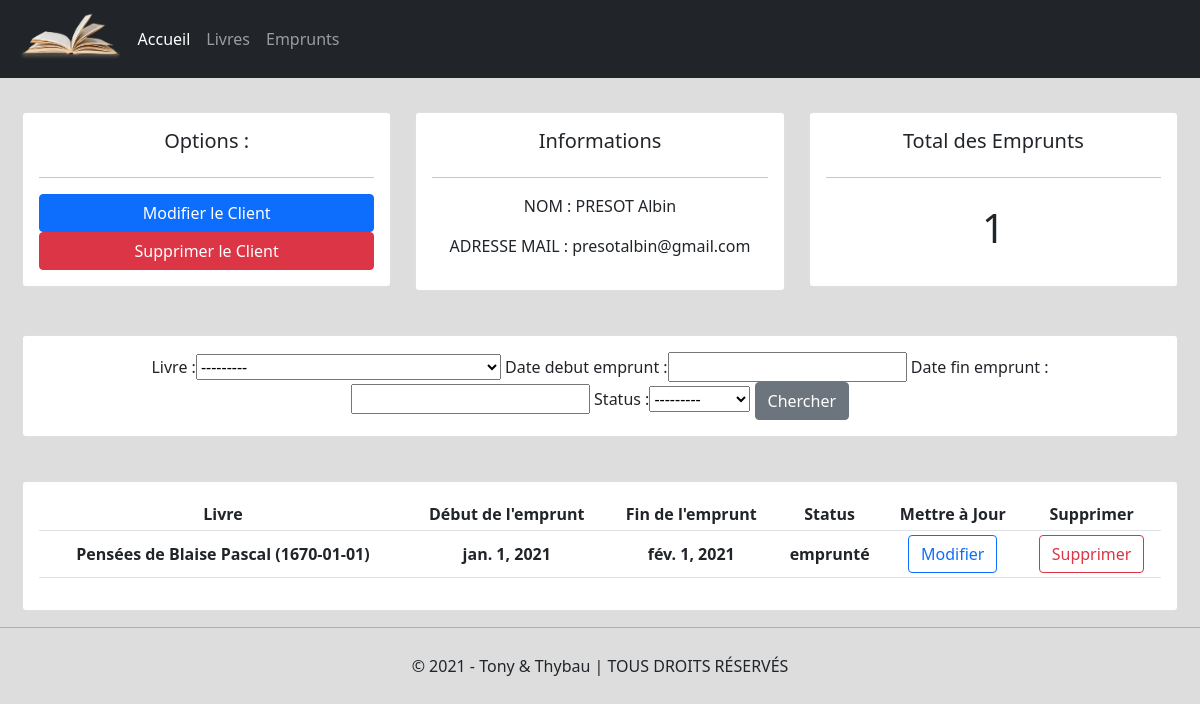
Screenshot of /clients4 with the database file from the repository.
### clients/models.py (models this page shows, shortened)
class Client(models.Model):
    nom = models.CharField(max_length=50, null=True)
    prenom = models.CharField(max_length=50, null=True)
    adresse_mail = models.EmailField(max_length=100, null=True)
    nombre_livres_possédés = models.IntegerField(null=True)

### loans/models.py (models this page shows, shortened)
class Emprunt(models.Model):
    STATUS = (
        ('emprunté', 'emprunté'),
        ('non rendu', 'non rendu'),
        ('rendu', 'rendu')
    )
    client = models.ForeignKey(Client, null=True, on_delete=models.SET_NULL)
    livre = models.ForeignKey(Livre, null=True, on_delete=models.SET_NULL)
    date_debut_emprunt = models.DateField(max_length=10, null=True)
    date_fin_emprunt = models.DateField(max_length=10, null=True)
    status = models.CharField(max_length=50, null=True, choices=STATUS)

### books/models.py (models this page shows)
class Livre(models.Model):
    ISBN = models.CharField(max_length=13, null=True)
    titre = models.CharField(max_length=200, null=True)
    nombre_pages = models.IntegerField(null=True)
    date_de_parution = models.DateField(max_length=10, null=True)
    maison_édition = models.CharField(max_length=50, null=True)
    auteur = models.CharField(max_length=50, null=True)
    tag = models.ManyToManyField(Tag)
    def __str__(self):
        return f"{self.titre} de {self.auteur} ({self.date_de_parution})"

### clients/views.py (the view)
# urls.py: path('<str:pk>', views.clients_list, name='client'),
def clients_list(request, pk):
    client = Client.objects.get(id=pk)
    emprunt = client.emprunt_set.all()
    total_emprunts = emprunt.count()
    myFilter = EmpruntFiltre(request.GET, queryset=emprunt)
    emprunt = myFilter.qs
    context = {
        'client': client,
        'emprunt': emprunt,
        'total_emprunts': total_emprunts,
        'myFilter': myFilter
    }
    return render(request, 'clients/clients_list.html', context)

### templates/clients/clients_list.html
{% extends 'main.html' %}
{% block content %}
<br>
<div class="row">
	<div class="col-md">
		<div class="card card-body">
			<h5>Options :</h5>
			<hr>
			<a class="btn btn-primary" href="{% url 'modif_client' client.id %}">Modifier le Client</a>
			<a class="btn btn-danger" href="{% url 'supp_client' client.id %}">Supprimer le Client</a>
		</div>
	</div>
	<div class="col-md">
		<div class="card card-body">
			<h5>Informations</h5>
			<hr>
			<p>NOM : {{client.nom}} {{client.prenom}}</p>
			<p>ADRESSE MAIL : {{client.adresse_mail}}</p>
		</div>
	</div>
	<div class="col-md">
		<div class="card card-body">
			<h5>Total des Emprunts</h5>
			<hr>
			<h1 style="text-align: center;padding: 10px">{{total_emprunts}}</h1>
		</div>
	</div>
</div>
<br>
<div class="row">
	<div class="col">
		<div class="card card-body">
			<form method="get">
				{{myFilter.form}}
		    	<button class="btn btn-secondary" type="submit">Chercher</button>
		  </form>
		</div>
	</div>
</div>
<br>
<div class="row">
	<div class="col-md">
		<div class="card card-body">
			<table class="table table-sm">
				<tr>
					<th>Livre</th>
					<th>Début de l'emprunt</th>
					<th>Fin de l'emprunt</th>
					<th>Status</th>
					<th>Mettre à Jour</th>
					<th>Supprimer</th>
				</tr>
				{% for emprunt in emprunt %}
				<tr>
					<th>{{emprunt.livre}}</th>
					<th>{{emprunt.date_debut_emprunt}}</th>
					<th>{{emprunt.date_fin_emprunt}}</th>
					<th>{{emprunt.status}}</th>
					<th><a class="btn btn-outline-primary" href="">Modifier</a></th>
					<th><a class="btn btn-outline-danger" href="">Supprimer</a></th>
				</tr>
				{% endfor %}
			</table>
		</div>
	</div>
</div>
{% endblock %}

### static/css/main.css (style rules this page uses)
body { background-color: #dddddd; }
.row { margin: 10px; text-align: center; }
tr { vertical-align: middle; }
.btn { transition: 0.3s all; }

### rows the page displays
Client: nom "PRESOT", prenom "Albin", adresse_mail "presotalbin@gmail.com"
Emprunt: livre "Pensées de Blaise Pascal (1670-01-01)", date_debut_emprunt "jan. 1, 2021", date_fin_emprunt "fév. 1, 2021", status "emprunté"

### other values shown
{{ total_emprunts }} "1"
